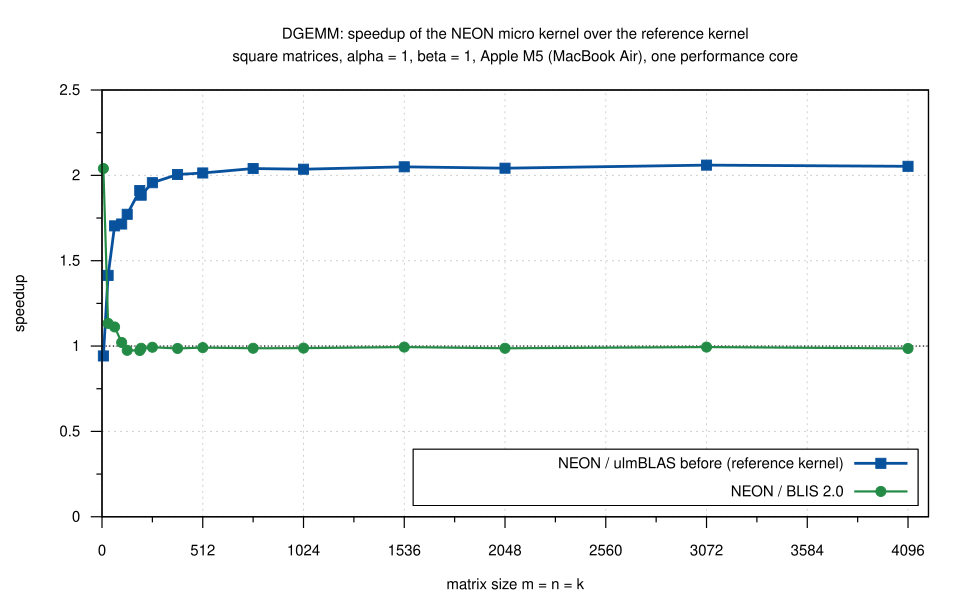

The gnuplot source for this figure:
load "_style.gp"
set output "dgemm_speedup.svg"
set title "DGEMM: speedup of the NEON micro kernel over the reference kernel\nsquare matrices, alpha = 1, beta = 1, Apple M5 (MacBook Air), one performance core"
set xlabel "matrix size m = n = k"
set ylabel "speedup"
set xrange [0:4200]
set yrange [0:2.5]
set ytics 0.5
set key inside right bottom
set xtics 0, 512, 4096
set mxtics 2
plot 1 with lines ls 9 notitle, \
     S."dgemm_square.csv" using "n":"neon_over_base" with linespoints ls 4 title "NEON / ulmBLAS before (reference kernel)", \
     ""                   using "n":"neon_over_blis" with linespoints ls 5 title "NEON / BLIS 2.0"
